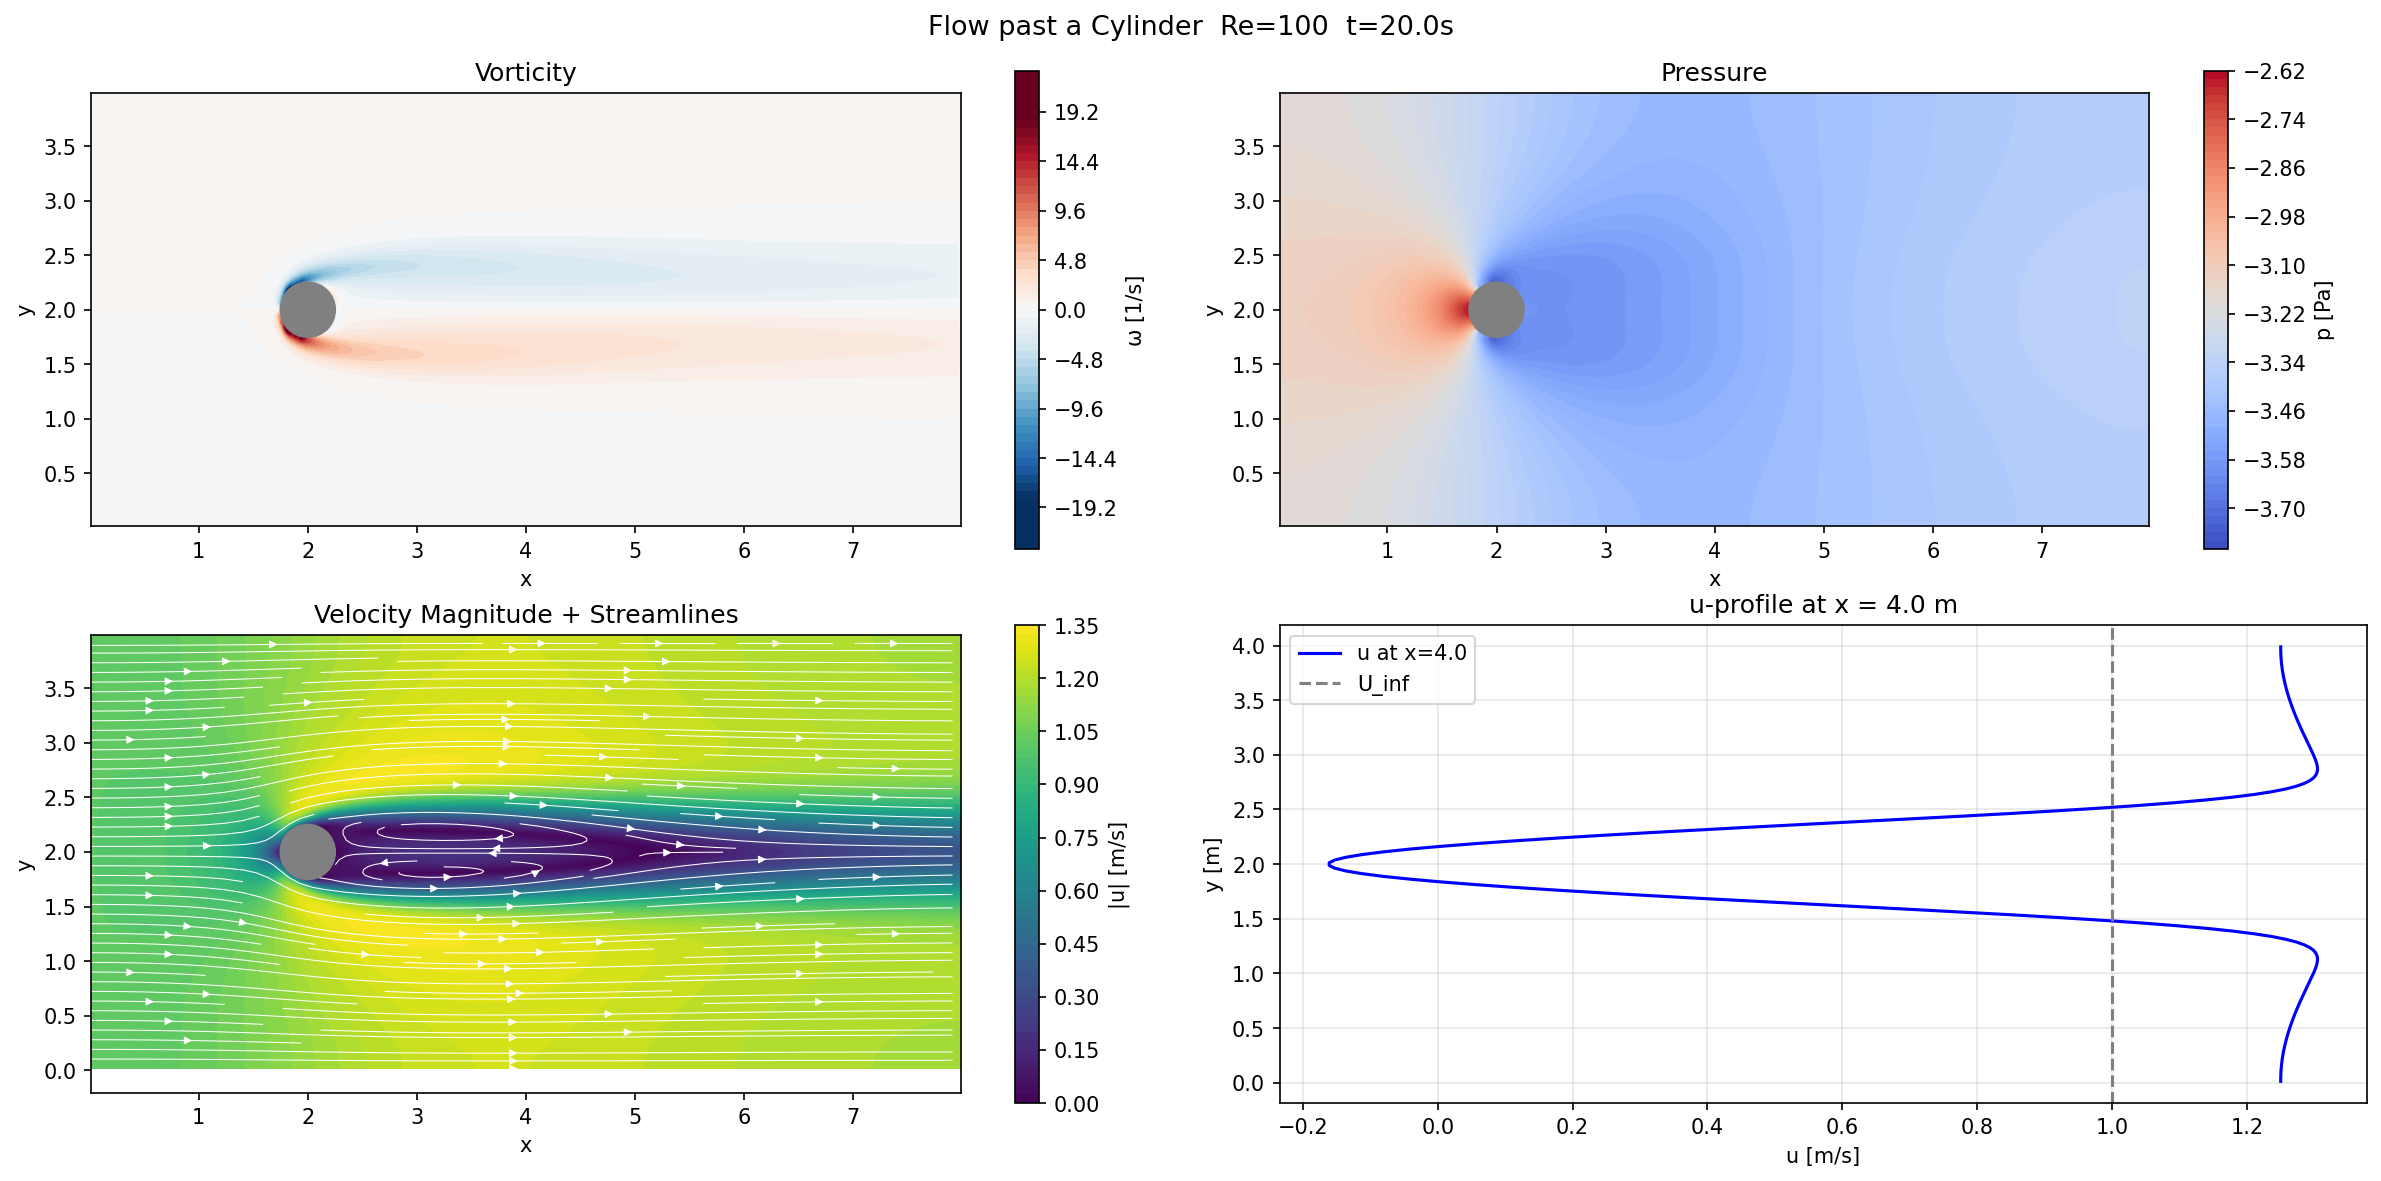

This chart was generated by the following Python code:
"""
2D Flow past a Cylinder — FVM + Immersed Boundary Method (IBM)
- Unsteady incompressible Navier-Stokes (fractional-step / projection method)
- Cartesian grid with cylinder enforced via direct forcing IBM
- Visualises: vorticity, pressure, velocity magnitude, streamlines
"""

import numpy as np
import matplotlib.pyplot as plt
import matplotlib.patches as mpatches
from matplotlib.colors import TwoSlopeNorm

# ─────────────────────────────────────────────
# Parameters
# ─────────────────────────────────────────────
# Domain
LX, LY = 8.0, 4.0          # [m]  channel length × height
NX, NY  = 320, 160          # grid cells
dx, dy  = LX/NX, LY/NY

# Cylinder
CX, CY = 2.0, 2.0           # centre
R      = 0.25               # radius  → D = 0.5

# Flow
U_INF = 1.0                 # inlet velocity
RE    = 100.0               # Reynolds number  (laminar vortex shedding)
NU    = U_INF * (2*R) / RE  # kinematic viscosity

# Time
DT        = 0.005
N_STEPS   = 4000            # total steps  (20 s physical time)
PLOT_EVERY = 500            # save snapshot every N steps

print(f"Re={RE:.0f},  nu={NU:.4f},  CFL≈{U_INF*DT/dx:.3f}")

# ─────────────────────────────────────────────
# Grid (cell-centred, ghost layers at boundaries)
# ─────────────────────────────────────────────
x = (np.arange(NX) + 0.5) * dx   # cell centres
y = (np.arange(NY) + 0.5) * dy

X, Y = np.meshgrid(x, y, indexing='ij')   # shape (NX, NY)

# IBM mask: True inside cylinder
MASK = (X - CX)**2 + (Y - CY)**2 <= R**2

# ─────────────────────────────────────────────
# Field arrays
# ─────────────────────────────────────────────
u  = np.ones((NX, NY)) * U_INF   # x-velocity
v  = np.zeros((NX, NY))          # y-velocity
p  = np.zeros((NX, NY))          # pressure

# Enforce cylinder at t=0
u[MASK] = 0.0
v[MASK] = 0.0


# ─────────────────────────────────────────────
# Helper: periodic-safe index clamp
# ─────────────────────────────────────────────
def clamp(i, n):
    return np.clip(i, 0, n-1)


# ─────────────────────────────────────────────
# Boundary conditions
# ─────────────────────────────────────────────
def apply_bc(u, v):
    # Inlet (left): uniform flow
    u[0, :]  = U_INF
    v[0, :]  = 0.0
    # Outlet (right): zero-gradient (convective)
    u[-1, :] = u[-2, :]
    v[-1, :] = v[-2, :]
    # Top / bottom: slip (symmetry)
    u[:, 0]  = u[:, 1]
    v[:, 0]  = 0.0
    u[:, -1] = u[:, -2]
    v[:, -1] = 0.0
    return u, v


# ─────────────────────────────────────────────
# Laplacian (2nd-order central, Neumann at walls)
# ─────────────────────────────────────────────
def laplacian(f, dx, dy):
    lap = np.zeros_like(f)
    lap[1:-1, 1:-1] = (
        (f[2:,  1:-1] - 2*f[1:-1, 1:-1] + f[:-2, 1:-1]) / dx**2 +
        (f[1:-1, 2:]  - 2*f[1:-1, 1:-1] + f[1:-1, :-2]) / dy**2
    )
    return lap


# ─────────────────────────────────────────────
# Divergence of (u,v)
# ─────────────────────────────────────────────
def divergence(u, v, dx, dy):
    div = np.zeros_like(u)
    div[1:-1, 1:-1] = (
        (u[2:,  1:-1] - u[:-2, 1:-1]) / (2*dx) +
        (v[1:-1, 2:]  - v[1:-1, :-2]) / (2*dy)
    )
    return div


# ─────────────────────────────────────────────
# Pressure Poisson solver (Gauss-Seidel)
# ─────────────────────────────────────────────
def solve_pressure(p, rhs, dx, dy, n_iter=50):
    dx2, dy2 = dx**2, dy**2
    denom = 2*(1/dx2 + 1/dy2)
    for _ in range(n_iter):
        pn = p.copy()
        p[1:-1, 1:-1] = (
            (pn[2:,  1:-1] + pn[:-2, 1:-1]) / dx2 +
            (pn[1:-1, 2:]  + pn[1:-1, :-2]) / dy2 -
            rhs[1:-1, 1:-1]
        ) / denom
        # Neumann BCs for pressure
        p[0,  :] = p[1,  :]
        p[-1, :] = p[-2, :]
        p[:,  0] = p[:,  1]
        p[:, -1] = p[:, -2]
    return p


# ─────────────────────────────────────────────
# Advection: 2nd-order upwind (van Leer-like)
# ─────────────────────────────────────────────
def advect(f, u, v, dx, dy):
    """Upwind advection of scalar f by velocity (u,v)."""
    adv = np.zeros_like(f)
    # x-direction
    ux_p = np.maximum(u, 0)
    ux_m = np.minimum(u, 0)
    adv[1:-1, 1:-1] += (
        ux_p[1:-1, 1:-1] * (f[1:-1, 1:-1] - f[:-2,  1:-1]) / dx +
        ux_m[1:-1, 1:-1] * (f[2:,   1:-1] - f[1:-1, 1:-1]) / dx
    )
    # y-direction
    vy_p = np.maximum(v, 0)
    vy_m = np.minimum(v, 0)
    adv[1:-1, 1:-1] += (
        vy_p[1:-1, 1:-1] * (f[1:-1, 1:-1] - f[1:-1, :-2 ]) / dy +
        vy_m[1:-1, 1:-1] * (f[1:-1, 2:  ] - f[1:-1, 1:-1]) / dy
    )
    return adv


# ─────────────────────────────────────────────
# Vorticity
# ─────────────────────────────────────────────
def vorticity(u, v, dx, dy):
    w = np.zeros_like(u)
    w[1:-1, 1:-1] = (
        (v[2:,  1:-1] - v[:-2, 1:-1]) / (2*dx) -
        (u[1:-1, 2:]  - u[1:-1, :-2]) / (2*dy)
    )
    return w


# ─────────────────────────────────────────────
# Main time-stepping loop (fractional-step)
# ─────────────────────────────────────────────
snapshots = []

for step in range(1, N_STEPS + 1):

    # 1. Intermediate velocity (no pressure gradient)
    adv_u = advect(u, u, v, dx, dy)
    adv_v = advect(v, u, v, dx, dy)
    lap_u = laplacian(u, dx, dy)
    lap_v = laplacian(v, dx, dy)

    u_star = u + DT * (-adv_u + NU * lap_u)
    v_star = v + DT * (-adv_v + NU * lap_v)

    # 2. IBM: zero velocity inside cylinder
    u_star[MASK] = 0.0
    v_star[MASK] = 0.0

    # 3. Apply BCs to intermediate field
    u_star, v_star = apply_bc(u_star, v_star)

    # 4. Pressure Poisson  ∇²p = (1/dt) ∇·u*
    div = divergence(u_star, v_star, dx, dy)
    rhs = div / DT
    p = solve_pressure(p, rhs, dx, dy, n_iter=30)

    # 5. Velocity correction
    u[1:-1, 1:-1] = u_star[1:-1, 1:-1] - DT * (p[2:,  1:-1] - p[:-2, 1:-1]) / (2*dx)
    v[1:-1, 1:-1] = v_star[1:-1, 1:-1] - DT * (p[1:-1, 2:]  - p[1:-1, :-2]) / (2*dy)

    # 6. IBM + BCs on corrected velocity
    u[MASK] = 0.0
    v[MASK] = 0.0
    u, v = apply_bc(u, v)

    # 7. Save snapshot
    if step % PLOT_EVERY == 0:
        w = vorticity(u, v, dx, dy)
        snapshots.append({
            'step': step,
            'u': u.copy(), 'v': v.copy(),
            'p': p.copy(), 'w': w.copy()
        })
        print(f"  step {step}/{N_STEPS}  |w|_max={np.max(np.abs(w)):.3f}")

print("Simulation complete.")

# ─────────────────────────────────────────────
# Plot last snapshot
# ─────────────────────────────────────────────
snap = snapshots[-1]
U, V, P, W = snap['u'], snap['v'], snap['p'], snap['w']
speed = np.sqrt(U**2 + V**2)

fig, axes = plt.subplots(2, 2, figsize=(16, 8))
fig.suptitle(f"Flow past a Cylinder  Re={RE:.0f}  t={snap['step']*DT:.1f}s", fontsize=13)

cyl_patch = lambda ax: ax.add_patch(
    plt.Circle((CX, CY), R, color='gray', zorder=5))

# (a) Vorticity
ax = axes[0, 0]
lim = max(abs(W.min()), abs(W.max())) * 0.8
norm = TwoSlopeNorm(vmin=-lim, vcenter=0, vmax=lim)
cf = ax.contourf(X.T, Y.T, W.T, levels=64, cmap='RdBu_r', norm=norm)
plt.colorbar(cf, ax=ax, label='ω [1/s]')
cyl_patch(ax)
ax.set_title('Vorticity')
ax.set_aspect('equal'); ax.set_xlabel('x'); ax.set_ylabel('y')

# (b) Pressure
ax = axes[0, 1]
cf = ax.contourf(X.T, Y.T, P.T, levels=64, cmap='coolwarm')
plt.colorbar(cf, ax=ax, label='p [Pa]')
cyl_patch(ax)
ax.set_title('Pressure')
ax.set_aspect('equal'); ax.set_xlabel('x'); ax.set_ylabel('y')

# (c) Velocity magnitude + streamlines
ax = axes[1, 0]
cf = ax.contourf(X.T, Y.T, speed.T, levels=64, cmap='viridis')
plt.colorbar(cf, ax=ax, label='|u| [m/s]')
# Streamlines on coarser grid
skip = 4
ax.streamplot(x[::skip], y[::skip],
              U[::skip, ::skip].T, V[::skip, ::skip].T,
              color='white', linewidth=0.5, density=1.5, arrowsize=0.8)
cyl_patch(ax)
ax.set_title('Velocity Magnitude + Streamlines')
ax.set_aspect('equal'); ax.set_xlabel('x'); ax.set_ylabel('y')

# (d) u-velocity profile at x = 4D downstream
ax = axes[1, 1]
x_probe = CX + 4 * (2*R)
ix = int(x_probe / dx)
ax.plot(U[ix, :], y, 'b-', linewidth=1.5, label=f'u at x={x_probe:.1f}')
ax.axvline(U_INF, color='gray', linestyle='--', label='U_inf')
ax.set_xlabel('u [m/s]'); ax.set_ylabel('y [m]')
ax.set_title(f'u-profile at x = {x_probe:.1f} m')
ax.legend(); ax.grid(True, alpha=0.3)

plt.tight_layout()
plt.savefig('.vscode/cylinder_flow.png', dpi=150, bbox_inches='tight')
plt.show()
print("Saved → .vscode/cylinder_flow.png")
